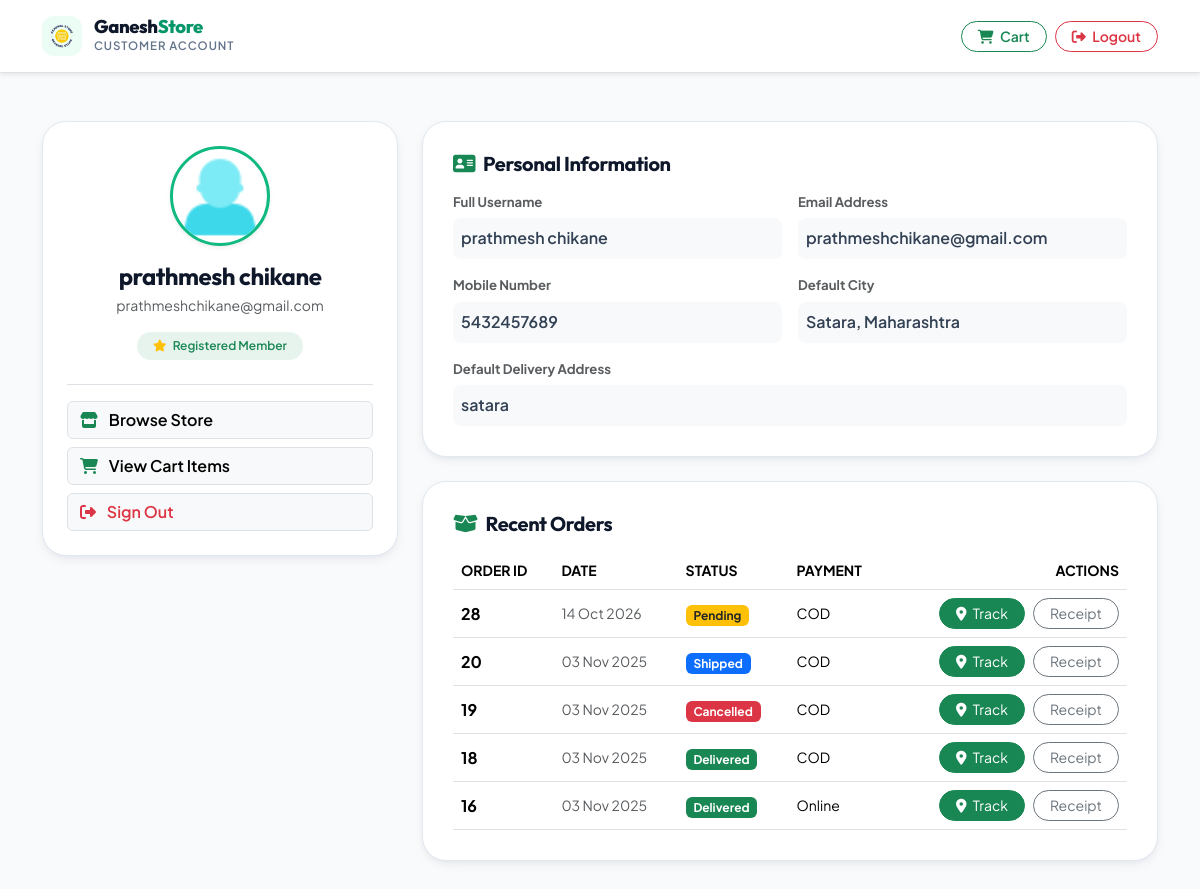
The page /user/profile.php (signed in) on the database its author committed.
### tables this page shows
CREATE TABLE `user` (
  `user_id` int(11) NOT NULL,
  `username` varchar(100) NOT NULL,
  `email` varchar(100) NOT NULL,
  `password` varchar(11) NOT NULL,
  `image` varchar(100) NOT NULL,
  `user_ip` varchar(50) NOT NULL,
  `mobile_number` varchar(100) NOT NULL,
  `address` varchar(100) NOT NULL,
  `created_at` datetime DEFAULT current_timestamp()
);

CREATE TABLE `orders` (
  `order_id` int(11) NOT NULL,
  `user_ip` varchar(255) DEFAULT NULL,
  `first_name` varchar(100) DEFAULT NULL,
  `last_name` varchar(100) DEFAULT NULL,
  `address1` text DEFAULT NULL,
  `address2` text DEFAULT NULL,
  `city` varchar(100) DEFAULT NULL,
  `state` varchar(100) DEFAULT NULL,
  `postcode` varchar(20) DEFAULT NULL,
  `phone` varchar(20) DEFAULT NULL,
  `email` varchar(100) DEFAULT NULL,
  `product_id` int(11) DEFAULT NULL,
  `quantity` int(11) DEFAULT NULL,
  `price` decimal(10,2) DEFAULT NULL,
  `payment_mode` varchar(50) DEFAULT NULL,
  `order_status` varchar(50) DEFAULT 'Pending',
  `order_date` datetime DEFAULT current_timestamp()
);

### user/profile.php (the view, shortened to what this page needs)
<?php
include('../includes/connection.php');
$user_id = $_SESSION['user_id'] ?? null;
$username = $_SESSION['username'] ?? '';
if ($user_id) {
    $query = "SELECT * FROM `user` WHERE user_id = '$user_id'";
} else {
    $query = "SELECT * FROM `user` WHERE username = '$username'";
}
$result = mysqli_query($con, $query);
$user_data = mysqli_fetch_assoc($result);
$user_email = $user_data['email'] ?? '';
$past_orders_query = "SELECT * FROM orders WHERE email = '$user_email' ORDER BY order_date DESC LIMIT 10";
$past_orders_result = mysqli_query($con, $past_orders_query);
?>
<!DOCTYPE html>
<html lang="en">
<head>
    <link href="https://cdn.jsdelivr.net/npm/bootstrap@5.3.2/dist/css/bootstrap.min.css" rel="stylesheet">
    <link rel="stylesheet" href="https://cdnjs.cloudflare.com/ajax/libs/font-awesome/6.7.2/css/all.min.css">
    <link rel="stylesheet" href="../style.css">
</head>
<body style="background-color: #f8fafc;">
<header class="bg-white border-bottom py-3 shadow-sm sticky-top">
    <div class="container d-flex align-items-center justify-content-between">
        <a href="../index.php" class="grocery-brand">
            <img src="../images/ganesh_store_logo__1_-removebg-preview.png" alt="Ganesh Store" class="brand-logo-img" style="width:40px; height:40px;" onerror="this.src='../images/ganesh store logo.png'">
            <div>
                <h1 class="brand-title" style="font-size: 1.15rem;">Ganesh<span>Store</span></h1>
                <p class="brand-subtitle">Customer Account</p>
            </div>
        </a>
        <div class="d-flex align-items-center gap-2">
            <a href="../cart.php" class="btn btn-sm btn-outline-success rounded-pill px-3 fw-semibold">
                <i class="fa-solid fa-cart-shopping me-1"></i> Cart
            </a>
            <a href="logout.php" class="btn btn-sm btn-outline-danger rounded-pill px-3 fw-semibold">
                <i class="fa-solid fa-right-from-bracket me-1"></i> Logout
            </a>
        </div>
    </div>
</header>
<main class="container my-5">
    <div class="row g-4">
        <div class="col-lg-4">
            <div class="checkout-card text-center p-4">
                <div class="mb-3">
                    <?php if (!empty($user_data['image'])): ?>
                        <img src="./user_images/<?php echo htmlspecialchars($user_data['image']); ?>" alt="Avatar" class="rounded-circle shadow-sm" style="width: 100px; height: 100px; object-fit: cover; border: 3px solid #10b981;" onerror="this.src='../images/admin logo.png'">
                    <?php else: ?>
                        <div class="d-inline-flex align-items-center justify-content-center rounded-circle bg-success bg-opacity-10 text-success fw-bold fs-1" style="width: 100px; height: 100px;">
                            <?php echo strtoupper(substr($user_data['username'] ?? 'U', 0, 1)); ?>
                        </div>
                    <?php endif; ?>
                </div>
                <h4 class="fw-bold mb-1" style="font-family: var(--font-heading);"><?php echo htmlspecialchars($user_data['username'] ?? 'Valued Customer'); ?></h4>
                <p class="text-muted small mb-3"><?php echo htmlspecialchars($user_data['email'] ?? ''); ?></p>
                <span class="badge bg-success bg-opacity-10 text-success px-3 py-2 rounded-pill fw-semibold mb-4">
                    <i class="fa-solid fa-star me-1 text-warning"></i> Registered Member
                </span>
                <div class="d-grid gap-2 text-start pt-3 border-top">
                    <a href="../index.php" class="btn btn-light border fw-semibold small text-start">
                        <i class="fa-solid fa-store me-2 text-success"></i> Browse Store
                    </a>
                    <a href="../cart.php" class="btn btn-light border fw-semibold small text-start">
                        <i class="fa-solid fa-cart-shopping me-2 text-success"></i> View Cart Items
                    </a>
                    <a href="logout.php" class="btn btn-light border text-danger fw-semibold small text-start">
                        <i class="fa-solid fa-right-from-bracket me-2"></i> Sign Out
                    </a>
                </div>
            </div>
        </div>
        <div class="col-lg-8">
            <div class="checkout-card mb-4">
                <h5 class="fw-bold mb-3 d-flex align-items-center gap-2">
                    <i class="fa-solid fa-address-card text-success"></i>
                    <span>Personal Information</span>
                </h5>
                <div class="row g-3">
                    <div class="col-md-6">
                        <label class="form-label-custom text-muted">Full Username</label>
                        <div class="p-2 bg-light rounded-3 fw-semibold"><?php echo htmlspecialchars($user_data['username'] ?? 'N/A'); ?></div>
                    </div>
                    <div class="col-md-6">
                        <label class="form-label-custom text-muted">Email Address</label>
                        <div class="p-2 bg-light rounded-3 fw-semibold"><?php echo htmlspecialchars($user_data['email'] ?? 'N/A'); ?></div>
                    </div>
                    <div class="col-md-6">
                        <label class="form-label-custom text-muted">Mobile Number</label>
                        <div class="p-2 bg-light rounded-3 fw-semibold"><?php echo htmlspecialchars($user_data['mobile_number'] ?? 'Not set'); ?></div>
                    </div>
                    <div class="col-md-6">
                        <label class="form-label-custom text-muted">Default City</label>
                        <div class="p-2 bg-light rounded-3 fw-semibold">Satara, Maharashtra</div>
                    </div>
                    <div class="col-12">
                        <label class="form-label-custom text-muted">Default Delivery Address</label>
                        <div class="p-2 bg-light rounded-3 fw-semibold"><?php echo htmlspecialchars($user_data['address'] ?? 'Not set'); ?></div>
                    </div>
                </div>
            </div>
            <div class="checkout-card">
                <h5 class="fw-bold mb-3 d-flex align-items-center gap-2">
                    <i class="fa-solid fa-box-open text-success"></i>
                    <span>Recent Orders</span>
                </h5>
                <?php if ($past_orders_result && mysqli_num_rows($past_orders_result) > 0): ?>
                    <div class="table-responsive">
                        <table class="table table-borderless align-middle mb-0">
                            <thead class="border-bottom text-muted small text-uppercase">
                                <tr>
                                    <th>Order ID</th>
                                    <th>Date</th>
                                    <th>Status</th>
                                    <th>Payment</th>
                                    <th class="text-end">Actions</th>
                                </tr>
                            </thead>
                            <tbody>
                                <?php while ($ord = mysqli_fetch_assoc($past_orders_result)):
                                    $status = strtolower($ord['order_status'] ?? 'pending');
                                    $badge = match($status) {
                                        'delivered' => 'success',
                                        'shipped'   => 'primary',
                                        'cancelled' => 'danger',
                                        default     => 'warning'
                                    };
                                ?>
                                <tr class="border-bottom">
                                    <td class="fw-bold"><?php echo $ord['order_id']; ?></td>
                                    <td class="small text-muted"><?php echo date("d M Y", strtotime($ord['order_date'])); ?></td>
                                    <td>
                                        <span class="badge bg-<?php echo $badge; ?> <?php echo $badge==='warning'?'text-dark':''; ?>">
                                            <?php echo htmlspecialchars($ord['order_status']); ?>
                                        </span>
                                    </td>
                                    <td class="small"><?php echo htmlspecialchars($ord['payment_mode']); ?></td>
                                    <td class="text-end">
                                        <div class="d-flex gap-2 justify-content-end">
                                            <a href="track_order.php?order_id=<?php echo $ord['order_id']; ?>" class="btn btn-sm btn-success rounded-pill px-3">
                                                <i class="fa-solid fa-location-dot me-1"></i> Track
                                            </a>
                                            <a href="order_summary.php?order_id=<?php echo $ord['order_id']; ?>" class="btn btn-sm btn-outline-secondary rounded-pill px-3">
                                                Receipt
                                            </a>
                                        </div>
                                    </td>
                                </tr>
                                <?php endwhile; ?>
                            </tbody>
                        </table>
                    </div>
                <?php endif; ?>
            </div>
        </div>
    </div>
</main>
</body>
</html>

### style.css (style rules this page uses)
:root { --primary: #059669; --primary-hover: #047857; --primary-dark: #064e3b; --primary-light: #10b981; --primary-subtle: #ecfdf5; --primary-glow: rgba(16, 185, 129, 0.2); --accent-amber: #f59e0b; --accent-orange: #ff6b35; --accent-orange-light: #fff4ed; --accent-red: #ef4444; --accent-red-subtle: #fef2f2; --accent-blue: #0284c7; --accent-blue-subtle: #f0f9ff; --bg-page: #f8fafc; --bg-surface: #ffffff; --bg-surface-alt: #f1f5f9; --border-light: #e2e8f0; --border-subtle: #f1f5f9; --text-main: #0f172a; --text-body: #334155; --text-muted: #64748b; --text-light: #94a3b8; --text-white: #ffffff; --font-heading: 'Outfit', -apple-system, BlinkMacSystemFont, 'Segoe UI', Roboto, sans-serif; --font-sans: 'Plus Jakarta Sans', -apple-system, BlinkMacSystemFont, 'Segoe UI', Roboto, sans-serif; --radius-sm: 8px; --radius-md: 12px; --radius-lg: 18px; --radius-xl: 24px; --radius-full: 9999px; --shadow-sm: 0 1px 2px 0 rgba(15, 23, 42, 0.05); --shadow-md: 0 4px 12px -2px rgba(15, 23, 42, 0.08), 0 2px 6px -2px rgba(15, 23, 42, 0.04); --shadow-lg: 0 12px 24px -4px rgba(15, 23, 42, 0.08), 0 4px 10px -2px rgba(15, 23, 42, 0.03); --shadow-hover: 0 20px 30px -8px rgba(5, 150, 105, 0.15), 0 8px 16px -4px rgba(15, 23, 42, 0.06); --transition-fast: all 0.2s cubic-bezier(0.4, 0, 0.2, 1); --transition-normal: all 0.3s cubic-bezier(0.4, 0, 0.2, 1); }
*, *::before, *::after { margin: 0; padding: 0; box-sizing: border-box; }
html { scroll-behavior: smooth; }
body { font-family: var(--font-sans); background-color: var(--bg-page); color: var(--text-body); line-height: 1.55; -webkit-font-smoothing: antialiased; -moz-osx-font-smoothing: grayscale; min-height: 100vh; display: flex; flex-direction: column; }
h1, h2, h3, h4, h5, h6, .font-heading { font-family: var(--font-heading); color: var(--text-main); font-weight: 700; letter-spacing: -0.02em; }
a { color: var(--primary); text-decoration: none; transition: var(--transition-fast); }
img { max-width: 100%; height: auto; }
.grocery-brand { display: flex; align-items: center; gap: 12px; text-decoration: none; }
.brand-logo-img { width: 48px; height: 48px; object-fit: contain; border-radius: var(--radius-md); background: var(--primary-subtle); padding: 4px; }
.brand-title { font-size: 1.25rem; font-weight: 800; color: var(--text-main); line-height: 1.1; font-family: var(--font-heading); margin: 0; }
.brand-title span { color: var(--primary); }
.brand-subtitle { font-size: 0.72rem; color: var(--text-muted); font-weight: 600; text-transform: uppercase; letter-spacing: 0.08em; margin: 0; }
.checkout-card { background: var(--bg-surface); border: 1px solid var(--border-light); border-radius: var(--radius-xl); padding: 30px; box-shadow: var(--shadow-md); margin-bottom: 24px; }
.form-label-custom { font-size: 0.825rem; font-weight: 700; color: var(--text-main); margin-bottom: 6px; display: block; }

### rows shown on the page
user: image (picture), username "prathmesh chikane", email "prathmeshchikane@gmail.com", mobile_number "5432457689", address "satara"
orders: order_id "28", order_date "14 Oct 2026", order_status "Pending", payment_mode "COD"
orders: order_id "20", order_date "03 Nov 2025", order_status "Shipped", payment_mode "COD"
orders: order_id "19", order_date "03 Nov 2025", order_status "Cancelled", payment_mode "COD"
orders: order_id "18", order_date "03 Nov 2025", order_status "Delivered", payment_mode "COD"
orders: order_id "16", order_date "03 Nov 2025", order_status "Delivered", payment_mode "Online"
